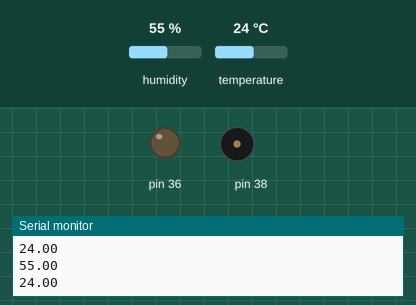
Bench run of a sketch on a simulated Arduino Mega 2560, built with avr-gcc and run on an emulated ATmega2560. Parts: output pins drawn as LEDs (lit = HIGH), buzzer (waves = sounding), the last lines printed to the serial monitor. The test bench sets the inputs (shaded band); at power-on: temperature 24 °C, humidity 55 %.

Above: at 3.8 s.
3.9 s: temperature set to 35 °C
6.8 s: temperature set to 38 °C
At 8.5 s:
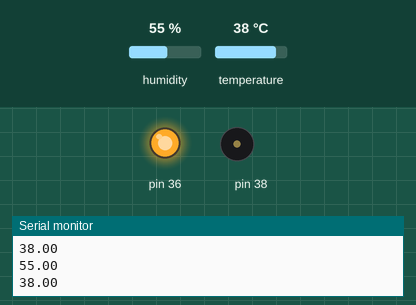
9.7 s: temperature set to 12 °C
At 12.1 s:
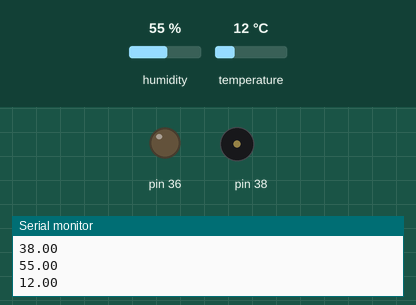
12.6 s: temperature set to 41 °C
At 14.6 s:
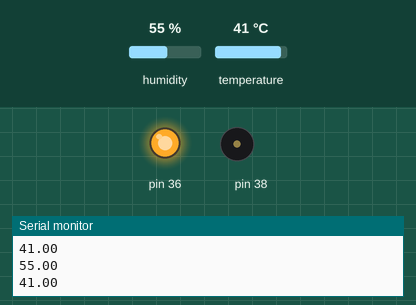
Timing chart, 0 to 16.1 s (numbered marks = the images above; inputs shaded):
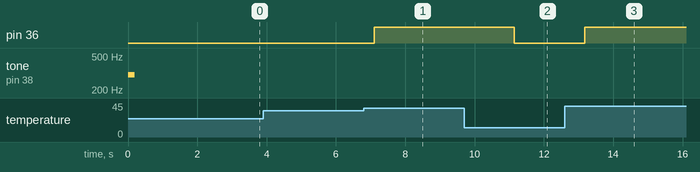

Measured:
- the behaviour switches between 36 and 37 °C on temperature (found by bisection; images 0 and 1)
- after the input at 6.8 s, pin 36: LOW → HIGH after 0.30 s
- after the input at 9.7 s, pin 36: HIGH → LOW after 1.4 s
- after the input at 12.6 s, pin 36: LOW → HIGH after 0.57 s

The sketch:

dht11_sensorTemperaturaHumidadeComSom.ino
```cpp
// Lê a temperatura e a humidade, printa no terminal, e também produz som

#include "DHT.h"

#define DHTPIN 37
#define DHTTYPE DHT11   // DHT 11

DHT dht(DHTPIN, DHTTYPE);

void setup()
{

  Serial.begin(9600);

  analogReference(DEFAULT);

  dht.begin();

  pinMode(36, OUTPUT);

  tone(38, 300, 200);
}

void loop()
{

  delay(1000);
  float h = dht.readHumidity();
  float t = dht.readTemperature();
  Serial.println(h);
  Serial.println(t);

  if (t > 36)
  {
    digitalWrite(36, HIGH);
  }
  else
  {
    digitalWrite(36, LOW);
  }

}
```
